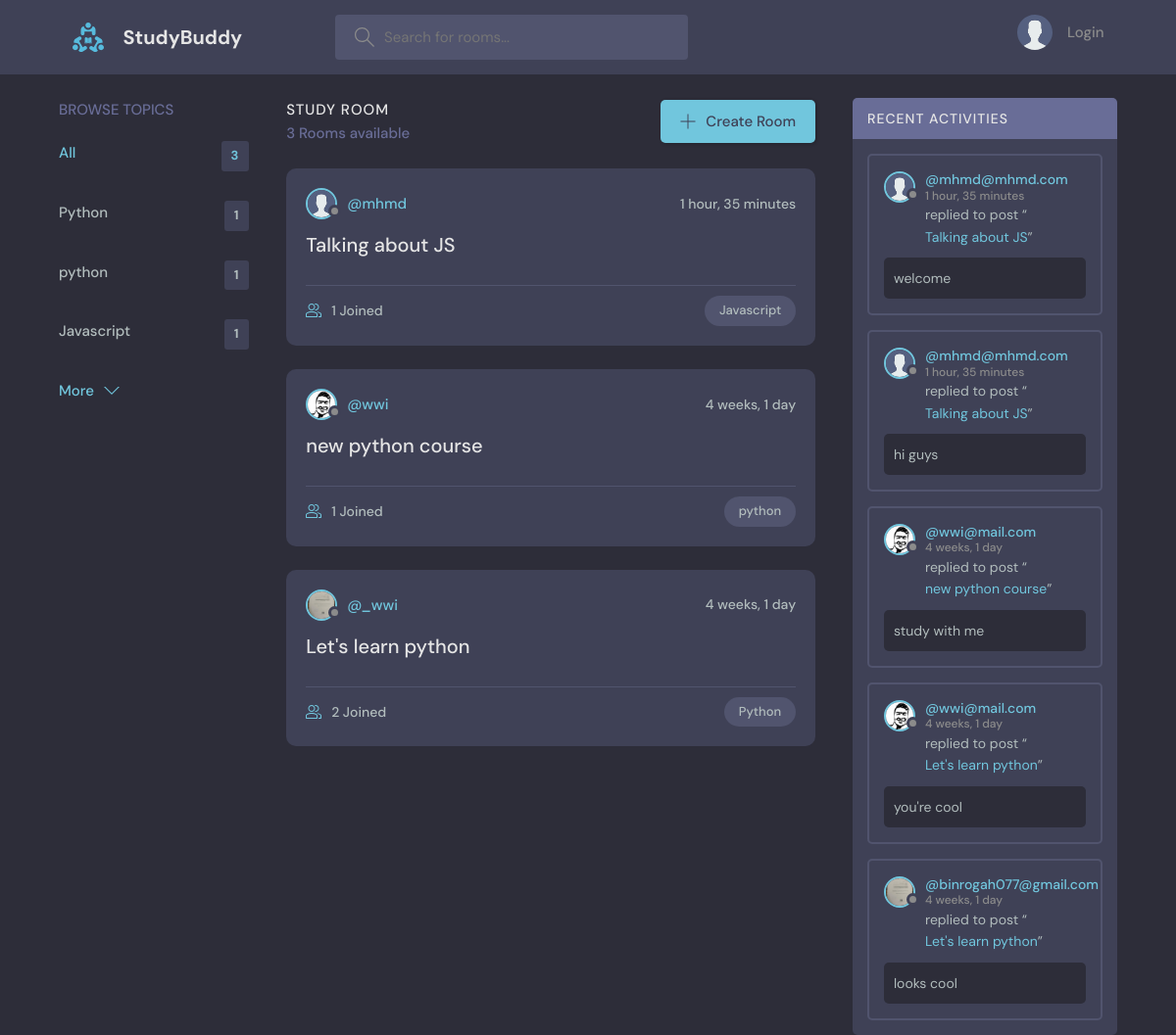
The page / on the database its author committed.
### base/models.py (models this page shows, shortened)
class Topic(models.Model):
    name = models.CharField(max_length=200)

class Room(models.Model):
    host = models.ForeignKey(User, on_delete=models.SET_NULL, null=True)
    topic = models.ForeignKey(Topic, on_delete=models.SET_NULL, null=True)
    name = models.CharField(max_length=200)
    description = models.TextField(null=True, blank=True)
    participants = models.ManyToManyField(
        User, related_name='participants', blank=True)
    updated = models.DateTimeField(auto_now=True)
    created = models.DateTimeField(auto_now_add=True)
    class Meta:
        ordering = ['-updated', '-created']
    def __str__(self):
        return self.name

class User(AbstractUser):
    name = models.CharField(max_length=200, null=True)
    email = models.EmailField(unique=True ,null=True)
    bio = models.TextField(null=True)
    avatar = models.ImageField(null=True, default="avatar.svg")
    USERNAME_FIELD = 'email'
    REQUIRED_FIELDS = []

class Message(models.Model):
    user = models.ForeignKey(User, on_delete=models.CASCADE)
    room = models.ForeignKey(Room, on_delete=models.CASCADE)
    body = models.TextField()
    updated = models.DateTimeField(auto_now=True)
    created = models.DateTimeField(auto_now_add=True)
    class Meta:
        ordering = ['-updated', '-created']

### base/views.py (the view)
# urls.py: path('', views.home, name='home'),
def home(request):
    q = request.GET.get('q') if request.GET.get('q') != None else ''
    rooms = Room.objects.filter(
        Q(topic__name__icontains=q) |
        Q(name__icontains=q) |
        Q(description__icontains=q)
        )
    topics = Topic.objects.all()[0:5]
    room_count = rooms.count()
    room_messages = Message.objects.filter(Q(room__topic__name__icontains=q))
    context = {'rooms': rooms, 'topics': topics, 'room_count': room_count, 'room_messages': room_messages}
    return render(request, 'base/home.html', context)

### base/templates/base/home.html (shortened to what this page needs)
{% extends 'main.html' %}
{% block content %}
<main class="layout layout--3">
  <div class="container">
    {% include 'base/topic_component.html' %}
    <div class="roomList">
      <div class="roomList__header">
        <div>
          <h2>Study Room</h2>
          <p>{{ room_count }} Rooms available</p>
        </div>
        <a class="btn btn--main" href="{% url 'create-room' %}">
          <svg version="1.1" xmlns="http://www.w3.org/2000/svg" width="32" height="32" viewBox="0 0 32 32">
            <title>add</title>
            <path
              d="M16.943 0.943h-1.885v14.115h-14.115v1.885h14.115v14.115h1.885v-14.115h14.115v-1.885h-14.115v-14.115z"
            ></path>
          </svg>
          Create Room
        </a>
      </div>
        {% include 'base/feed_component.html' %}
    </div>
    {% include 'base/activity_component.html' %}
  </div>
</main>
{% endblock content %}

### base/templates/base/topic_component.html
<div class="topics">
      <div class="topics__header">
        <h2>Browse Topics</h2>
      </div>
      <ul class="topics__list">
        <li>
          <a href="{% url 'home' %}" class="active">All <span>{{ topics.count }}</span></a>
        </li>
        {% for topic in topics %}
        <li>
          <a href="{% url 'home'%}?q={{ topic.name }}">{{ topic.name }} <span>{{ topic.room_set.all.count }}</span></a>
        </li>
        {% endfor %}
      </ul>
      <a class="btn btn--link" href="{% url 'topics' %}">
        More
        <svg version="1.1" xmlns="http://www.w3.org/2000/svg" width="32" height="32" viewBox="0 0 32 32">
          <title>chevron-down</title>
          <path d="M16 21l-13-13h-3l16 16 16-16h-3l-13 13z"></path>
        </svg>
      </a>
    </div>

### base/templates/base/feed_component.html (shortened to what this page needs)
{% for room in rooms %}
<div class="roomListRoom">
        <div class="roomListRoom__header">
          <a href="{% url 'user-profile' room.host.id %}" class="roomListRoom__author">
            <div class="avatar avatar--small">
              <img src="{{ room.host.avatar.url }}" />
            </div>
            <span>@{{ room.host.username }}</span>
          </a>
          <div class="roomListRoom__actions">
            <span>{{ room.created | timesince }}</span>
          </div>
        </div>
        <div class="roomListRoom__content">
          <a href="{% url 'room' room.id %}">{{ room.name }}</a>
        </div>
        <div class="roomListRoom__meta">
          <a href="{% url 'room' room.id %}" class="roomListRoom__joined">
            {{ room.participants.all.count }} Joined
          </a>
          <p class="roomListRoom__topic">{{ room.topic.name }}</p>
        </div>
      </div>
{% endfor %}

### base/templates/base/activity_component.html (shortened to what this page needs)
<div class="activities">
      <div class="activities__header">
        <h2>Recent Activities</h2>
      </div>
      {% for message in room_messages %}
      <div class="activities__box">
        <div class="activities__boxHeader roomListRoom__header">
          <a href="{% url 'user-profile' message.user.id %}" class="roomListRoom__author">
            <div class="avatar avatar--small">
              <img src="{{ message.user.avatar.url }}" />
            </div>
            <p>
              @{{ message.user }}
              <span>{{ message.created | timesince }}</span>
            </p>
          </a>
        </div>
        <div class="activities__boxContent">
          <p>replied to post “<a href="{% url 'room' message.room.id %}">{{ message.room }}</a>”</p>
          <div class="activities__boxRoomContent">
            {{ message.body }}
          </div>
        </div>
      </div>
      {% endfor %}
</div>

### rows shown on the page
Topic: name "Python", room_set.all.count "1"
Topic: name "python", room_set.all.count "1"
Topic: name "Javascript", room_set.all.count "1"
Room: host.avatar (placeholder picture), host.username "mhmd", created "1 hour, 35 minutes", name "Talking about JS", participants.all.count "1", topic.name "Javascript"
Room: host.avatar (picture), host.username "wwi", created "4 weeks, 1 day", name "new python course", participants.all.count "1", topic.name "python"
Room: host.avatar (picture), host.username "_wwi", created "4 weeks, 1 day", name "Let's learn python", participants.all.count "2", topic.name "Python"
Message: user.avatar (placeholder picture), user "mhmd@mhmd.com", created "1 hour, 35 minutes", room "Talking about JS", body "welcome"
Message: user.avatar (placeholder picture), user "mhmd@mhmd.com", created "1 hour, 35 minutes", room "Talking about JS", body "hi guys"
Message: user.avatar (picture), user "wwi@mail.com", created "4 weeks, 1 day", room "new python course", body "study with me"
Message: user.avatar (picture), user "wwi@mail.com", created "4 weeks, 1 day", room "Let's learn python", body "you're cool"
Message: user.avatar (picture), user "binrogah077@gmail.com", created "4 weeks, 1 day", room "Let's learn python", body "looks cool"

### other values the page prints
{{ topics.count }} "3"
{{ room_count }} "3"
